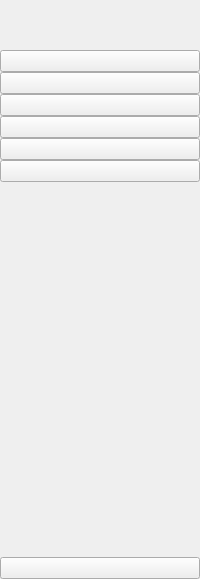
     <widget class="QWidget" name="icon_only_widget" native="true">
      <layout class="QVBoxLayout" name="verticalLayout_3">
       <property name="spacing">
        <number>0</number>
       </property>
       <property name="leftMargin">
        <number>0</number>
       </property>
       <property name="topMargin">
        <number>0</number>
       </property>
       <property name="rightMargin">
        <number>0</number>
       </property>
       <property name="bottomMargin">
        <number>0</number>
       </property>
       <item>
        <layout class="QHBoxLayout" name="horizontalLayout_3">
         <item>
          <widget class="QLabel" name="logo_label_1">
           <property name="minimumSize">
            <size>
             <width>50</width>
             <height>50</height>
            </size>
           </property>
           <property name="maximumSize">
            <size>
             <width>50</width>
             <height>50</height>
            </size>
           </property>
           <property name="text">
            <string/>
           </property>
           <property name="pixmap">
            <pixmap resource="resource.qrc">:/icon/icon/Logo.png</pixmap>
           </property>
           <property name="scaledContents">
            <bool>true</bool>
           </property>
          </widget>
         </item>
        </layout>
       </item>
       <item>
        <layout class="QVBoxLayout" name="verticalLayout">
         <property name="spacing">
          <number>0</number>
         </property>
         <item>
          <widget class="QPushButton" name="home_btn_1">
           <property name="text">
            <string/>
           </property>
           <property name="icon">
            <iconset resource="resource.qrc">
             <normaloff>:/icon/icon/home-4-32.ico</normaloff>
             <normalon>:/icon/icon/home-4-48.ico</normalon>:/icon/icon/home-4-32.ico</iconset>
           </property>
           <property name="iconSize">
            <size>
             <width>20</width>
             <height>20</height>
            </size>
           </property>
           <property name="checkable">
            <bool>true</bool>
           </property>
           <property name="autoExclusive">
            <bool>true</bool>
           </property>
          </widget>
         </item>
         <item>
          <widget class="QPushButton" name="Employee_2">
           <property name="text">
            <string/>
           </property>
           <property name="icon">
            <iconset resource="resource.qrc">
             <normaloff>:/icon/icon/user-48.ico</normaloff>
             <normalon>:/icon/icon/projectw.png</normalon>:/icon/icon/user-48.ico</iconset>
           </property>
          </widget>
         </item>
         <item>
          <widget class="QPushButton" name="dashborad_btn_1">
           <property name="text">
            <string/>
           </property>
           <property name="icon">
            <iconset resource="resource.qrc">
             <normaloff>:/icon/icon/rooom.webp</normaloff>
             <normalon>:/icon/icon/roomw.png</normalon>:/icon/icon/rooom.webp</iconset>
           </property>
           <property name="iconSize">
            <size>
             <width>20</width>
             <height>20</height>
            </size>
           </property>
           <property name="checkable">
            <bool>true</bool>
           </property>
           <property name="autoExclusive">
            <bool>true</bool>
           </property>
          </widget>
         </item>
         <item>
          <widget class="QPushButton" name="orders_btn_1">
           <property name="text">
            <string/>
           </property>
           <property name="icon">
            <iconset resource="resource.qrc">
             <normaloff>:/icon/icon/bookingg.png</normaloff>
             <normalon>:/icon/icon/bookw.png</normalon>:/icon/icon/bookingg.png</iconset>
           </property>
           <property name="iconSize">
            <size>
             <width>20</width>
             <height>20</height>
            </size>
           </property>
           <property name="checkable">
            <bool>true</bool>
           </property>
           <property name="autoExclusive">
            <bool>true</bool>
           </property>
          </widget>
         </item>
         <item>
          <widget class="QPushButton" name="products_btn_1">
           <property name="text">
            <string/>
           </property>
           <property name="icon">
            <iconset resource="resource.qrc">
             <normaloff>:/icon/icon/projectt.png</normaloff>
             <normalon>:/icon/icon/projectw.png</normalon>:/icon/icon/projectt.png</iconset>
           </property>
           <property name="iconSize">
            <size>
             <width>20</width>
             <height>20</height>
            </size>
           </property>
           <property name="checkable">
            <bool>true</bool>
           </property>
           <property name="autoExclusive">
            <bool>true</bool>
           </property>
          </widget>
         </item>
         <item>
          <widget class="QPushButton" name="customers_btn_1">
           <property name="text">
            <string/>
           </property>
           <property name="icon">
            <iconset resource="resource.qrc">
             <normaloff>:/icon/icon/group-32.ico</normaloff>
             <normalon>:/icon/icon/group-48.ico</normalon>:/icon/icon/group-32.ico</iconset>
           </property>
           <property name="iconSize">
            <size>
             <width>20</width>
             <height>20</height>
            </size>
           </property>
           <property name="checkable">
            <bool>true</bool>
           </property>
           <property name="autoExclusive">
            <bool>true</bool>
           </property>
          </widget>
         </item>
        </layout>
       </item>
       <item>
        <spacer name="verticalSpacer">
         <property name="orientation">
          <enum>Qt::Vertical</enum>
         </property>
         <property name="sizeHint" stdset="0">
          <size>
           <width>20</width>
           <height>375</height>
          </size>
         </property>
        </spacer>
       </item>
       <item>
        <widget class="QPushButton" name="exit_btn_1">
         <property name="text">
          <string/>
         </property>
         <property name="icon">
          <iconset resource="resource.qrc">
           <normaloff>:/icon/icon/close-window-64.ico</normaloff>:/icon/icon/close-window-64.ico</iconset>
         </property>
         <property name="iconSize">
          <size>
           <width>20</width>
           <height>20</height>
          </size>
         </property>
        </widget>
       </item>
      </layout>
     </widget>
